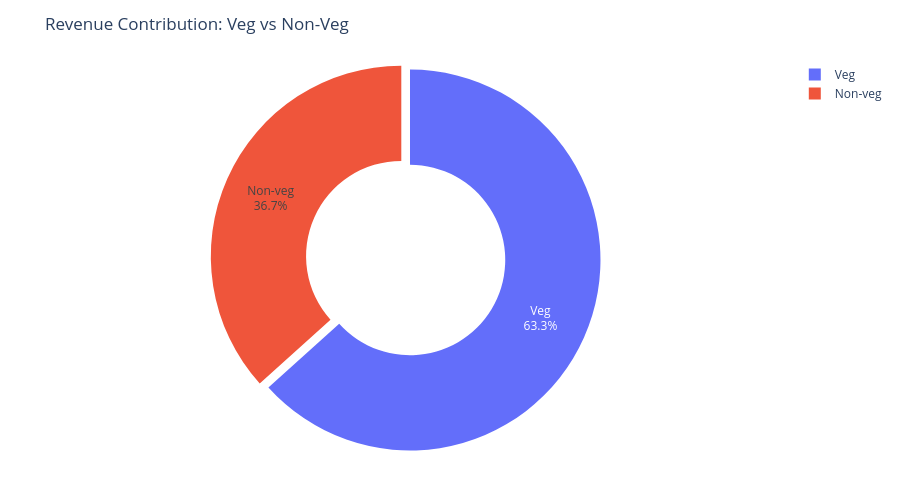

The code cell stored with this chart in its notebook:
### Code cell
fig = px.pie(
        food_revenue,
        values = "Price (INR)",
        names = "Food Category",
        hole = 0.5,
        title = "Revenue Contribution: Veg vs Non-Veg",)

fig.update_traces(
    textinfo="percent+label",
    pull=[0.05, 0]
)

fig.update_layout(
    height=500,
    margin=dict(t=60, b=40, l=40, r=40)
)

fig.show()

### Figure 1 — Plotly figure (JSON) as saved in the notebook; plotly's stock layout.template omitted (floating-point values rounded to 4 significant figures)
{"data": [{"domain": {"x": [0, 1], "y": [0, 1]}, "hole": 0.5, "hovertemplate": "Food Category=%{label}<br>Price (INR)=%{value}<extra></extra>", "labels": ["Non-veg", "Veg"], "legendgroup": "", "name": "", "pull": [0.05, 0], "showlegend": true, "textinfo": "percent+label", "type": "pie", "values": [19440000.0, 33580000.0]}], "layout": {"height": 500, "legend": {"tracegroupgap": 0}, "margin": {"b": 40, "l": 40, "r": 40, "t": 60}, "title": {"text": "Revenue Contribution: Veg vs Non-Veg"}}}
